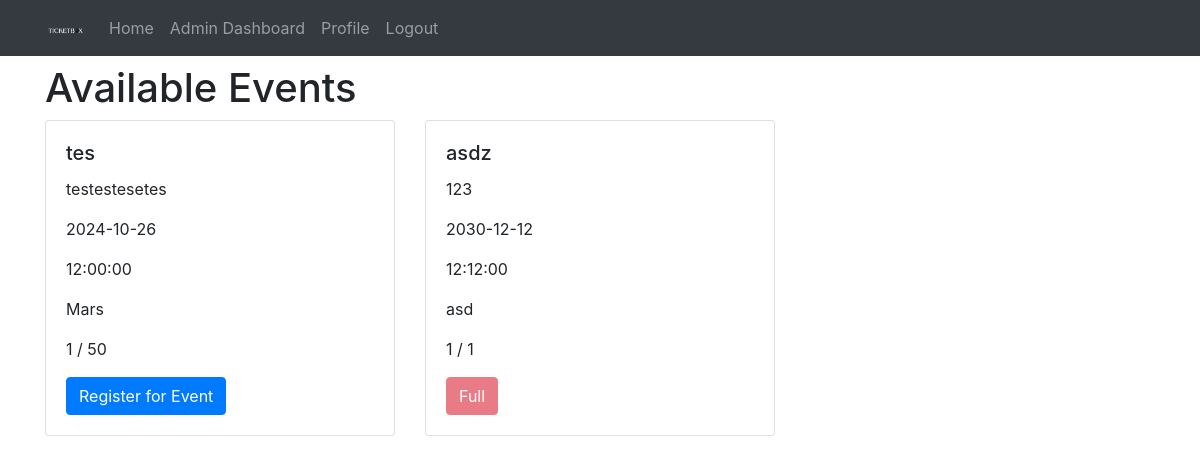
Page /lec/user/register-event.php (signed in) on the earlier database version.
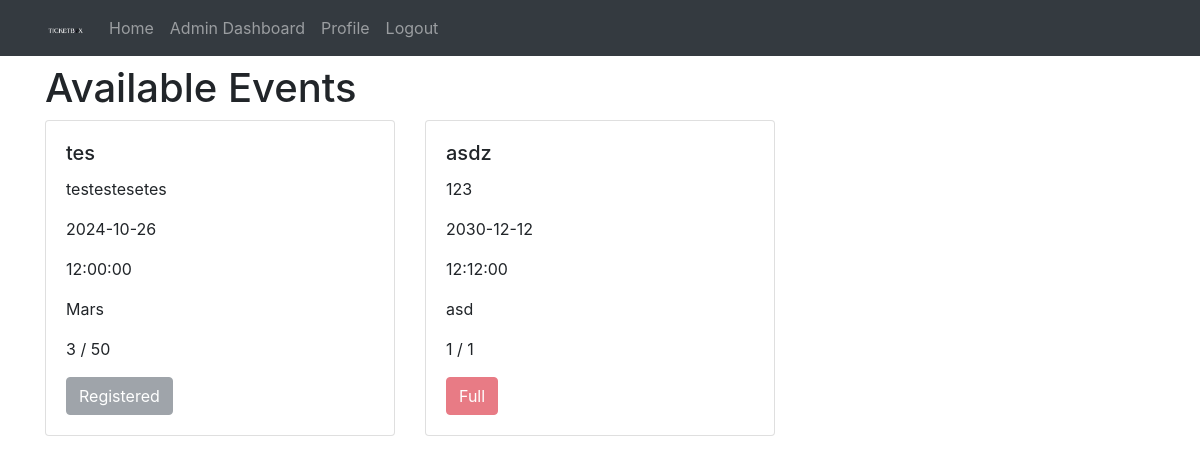
Same page on the later database version.
### tables this page shows
CREATE TABLE `events` (
  `id` int(11) NOT NULL,
  `name` varchar(200) NOT NULL,
  `description` text DEFAULT NULL,
  `date` date NOT NULL,
  `time` time NOT NULL,
  `location` varchar(200) NOT NULL,
  `max_participants` int(11) NOT NULL,
  `current_participants` int(11) DEFAULT 0,
  `status` enum('open','closed','canceled') DEFAULT 'open',
  `image_path` varchar(255) DEFAULT NULL,
  `banner_path` varchar(255) DEFAULT NULL,
  `created_at` timestamp NOT NULL DEFAULT current_timestamp(),
  `updated_at` timestamp NOT NULL DEFAULT current_timestamp() ON UPDATE current_timestamp()
);

### lec/user/register-event.php (the view, shortened to what this page needs)
<?php
include '../includes/header.php';
$database = new Database();
$db = $database->getConnection();
$query = "SELECT e.*,
          (SELECT COUNT(*) FROM event_registrations r WHERE r.event_id = e.id) as registered_count,
          (SELECT COUNT(*) FROM event_registrations r WHERE r.event_id = e.id AND r.user_id = :user_id) as is_registered
          FROM events e
          WHERE e.date >= CURDATE()
          ORDER BY e.date ASC";
$stmt = $db->prepare($query);
$stmt->execute([':user_id' => $_SESSION['user_id']]);
$events = $stmt->fetchAll(PDO::FETCH_ASSOC);
?>
<!DOCTYPE html>
<html>
<head>
    <link rel="stylesheet" href="../assets/css/style.css">
    <link rel="stylesheet" href="https://maxcdn.bootstrapcdn.com/bootstrap/4.5.2/css/bootstrap.min.css">
</head>
<body>
    <div class="container">
        <h1>Available Events</h1>
        <?php if (empty($events)): ?>
            <p>No upcoming events available.</p>
        <?php else: ?>
            <div class="row">
                <?php foreach ($events as $event): ?>
                    <div class="col-md-4">
                        <div class="card mb-4">
                            <div class="card-body">
                                <h5 class="card-title"><?= htmlspecialchars($event['name']) ?></h5>
                                <p class="card-text"><?= htmlspecialchars($event['description']) ?></p>
                                <p class="card-text"><?= $event['date'] ?></p>
                                <p class="card-text"><?= $event['time'] ?></p>
                                <p class="card-text"><?= htmlspecialchars($event['location']) ?></p>
                                <p class="card-text"><?= $event['registered_count'] ?> / <?= $event['max_participants'] ?></p>
                                <?php if ($event['is_registered'] > 0): ?>
                                    <button class="btn btn-secondary" disabled>Registered</button>
                                <?php elseif ($event['registered_count'] < $event['max_participants']): ?>
                                    <button type="button" class="btn btn-primary" data-toggle="modal" data-target="#registerModal" data-event-id="<?= $event['id'] ?>">
                                        Register for Event
                                    </button>
                                <?php else: ?>
                                    <button class="btn btn-danger" disabled>Full</button>
                                <?php endif; ?>
                            </div>
                        </div>
                    </div>
                <?php endforeach; ?>
            </div>
        <?php endif; ?>
    </div>
</body>
</html>

Differences in the rows shown:
changed events "tes": registered_count "1" → "3"; text "Register for Event" → "Registered"
